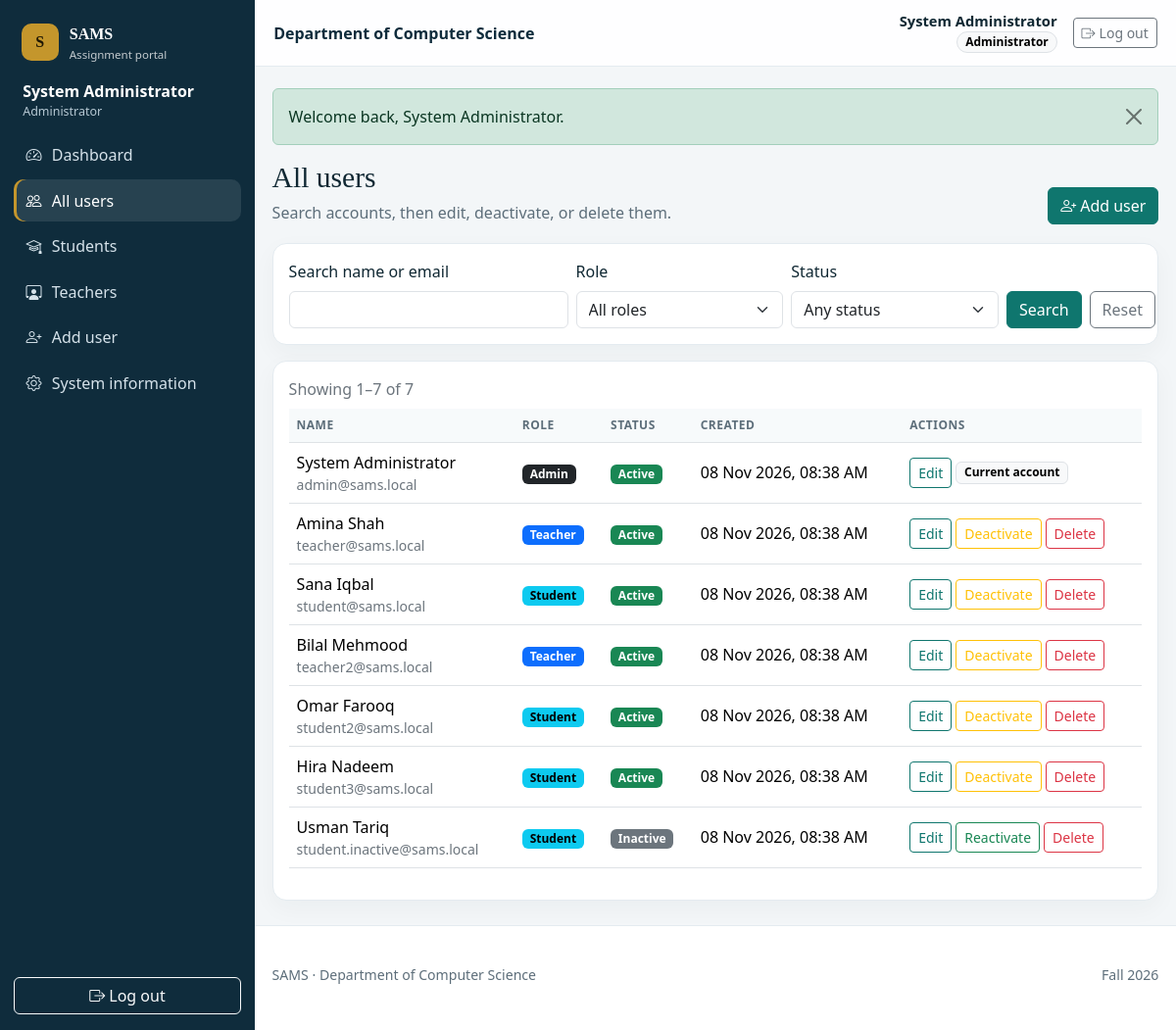
The page /admin/users.php (signed in) on the database its author committed.
### tables this page shows
CREATE TABLE users (
    id INT UNSIGNED NOT NULL AUTO_INCREMENT,
    name VARCHAR(100) NOT NULL,
    email VARCHAR(150) NOT NULL,
    password VARCHAR(255) NOT NULL,
    role ENUM('admin', 'teacher', 'student') NOT NULL,
    status ENUM('active', 'inactive') NOT NULL DEFAULT 'active',
    created_at DATETIME NOT NULL DEFAULT CURRENT_TIMESTAMP,
    updated_at DATETIME NOT NULL DEFAULT CURRENT_TIMESTAMP ON UPDATE CURRENT_TIMESTAMP,
    PRIMARY KEY (id),
    UNIQUE KEY uq_users_email (email),
    KEY idx_users_role (role),
    KEY idx_users_status (status)
);

### admin/users.php (the view, shortened to what the rows shown need)
<?php
require_once __DIR__ . '/../includes/init.php';
require_role('admin');
$roleFilter = query_string('role', 20);
$where = ['1 = 1'];
$params = [];
$whereSql = implode(' AND ', $where);
$total = scalar('SELECT COUNT(*) FROM users WHERE ' . $whereSql, $params);
$perPage = 8;
[$page, $pages, $offset] = pager($total, query_int('page', 1), $perPage);
$users = fetch_all(
    'SELECT id, name, email, role, status, created_at FROM users WHERE ' . $whereSql
    . ' ORDER BY created_at DESC LIMIT ' . $perPage . ' OFFSET ' . $offset,
    $params
);
$activeAdmins = scalar("SELECT COUNT(*) FROM users WHERE role = 'admin' AND status = 'active'");
$actorId = (int) current_user()['id'];
require __DIR__ . '/../includes/header.php';
$heading = match ($roleFilter) {
    'student' => 'Students',
    'teacher' => 'Teachers',
    default => 'All users',
};
page_heading($heading, 'Search accounts, then edit, deactivate, or delete them.', '<a class="btn btn-primary" href="' . e(base_url('admin/add_user.php')) . '"><i class="bi bi-person-plus me-1"></i>Add user</a>');
?>
<section class="card-panel">
    <?php if ($users === []): ?>
        <div class="empty-state"><i class="bi bi-people"></i>No users match this search.</div>
    <?php else: ?>
        <div class="table-responsive">
            <table class="table align-middle">
                <thead>
                    <tr><th>Name</th><th>Role</th><th>Status</th><th>Created</th><th>Actions</th></tr>
                </thead>
                <tbody>
                <?php foreach ($users as $account): ?>
                    <?php
                    $id = (int) $account['id'];
                    $isSelf = $id === $actorId;
                    $onlyAdmin = $account['role'] === 'admin' && $account['status'] === 'active' && $activeAdmins <= 1;
                    ?>
                    <tr>
                        <td><div><?= e((string) $account['name']) ?></div><div class="small text-secondary break-all"><?= e((string) $account['email']) ?></div></td>
                        <td><?= role_badge((string) $account['role']) ?></td>
                        <td><?= status_badge((string) $account['status']) ?></td>
                        <td><?= e(format_dt((string) $account['created_at'])) ?></td>
                        <td>
                            <div class="d-flex flex-wrap gap-1">
                                <a class="btn btn-sm btn-outline-primary" href="<?= e(base_url('admin/edit_user.php?id=' . $id)) ?>">Edit</a>
                                <?php if ($isSelf): ?>
                                    <span class="badge text-bg-light border align-self-center">Current account</span>
                                <?php elseif ($onlyAdmin): ?>
                                    <span class="badge text-bg-light border align-self-center">Only administrator</span>
                                <?php else: ?>
                                    <?php if ($account['status'] === 'active'): ?>
                                        <button type="button" class="btn btn-sm btn-outline-warning js-confirm" data-url="<?= e(base_url('admin/delete_user.php')) ?>" data-field="user_id" data-id="<?= $id ?>" data-action="deactivate" data-title="Deactivate user" data-message="Deactivate <?= e((string) $account['name']) ?>? They will not be able to log in." data-confirm-label="Deactivate" data-confirm-class="btn-warning">Deactivate</button>
                                    <?php else: ?>
                                        <button type="button" class="btn btn-sm btn-outline-success js-confirm" data-url="<?= e(base_url('admin/delete_user.php')) ?>" data-field="user_id" data-id="<?= $id ?>" data-action="activate" data-title="Reactivate user" data-message="Allow <?= e((string) $account['name']) ?> to log in again?" data-confirm-label="Reactivate" data-confirm-class="btn-success">Reactivate</button>
                                    <?php endif; ?>
                                    <button type="button" class="btn btn-sm btn-outline-danger js-confirm" data-url="<?= e(base_url('admin/delete_user.php')) ?>" data-field="user_id" data-id="<?= $id ?>" data-action="delete" data-title="Delete user" data-message="Delete <?= e((string) $account['name']) ?> permanently? Accounts with assignments or submissions should be deactivated instead." data-confirm-label="Delete user" data-confirm-class="btn-danger">Delete</button>
                                <?php endif; ?>
                            </div>
                        </td>
                    </tr>
                <?php endforeach; ?>
                </tbody>
            </table>
        </div>
    <?php endif; ?>
</section>
<?php require __DIR__ . '/../includes/footer.php'; ?>

### includes/header.php (shortened to what the rows shown need)
<?php
require_once __DIR__ . '/navbar.php';
$activeNav = $activeNav ?? '';
$publicLayout = !empty($publicLayout);
$user = current_user();
$siteName = get_setting('site_name', APP_NAME);
$showRegister = registration_open();
?>
<!DOCTYPE html>
<html lang="en">
<head>
    <link rel="stylesheet" href="<?= e(base_url('assets/vendor/bootstrap/css/bootstrap.min.css')) ?>">
    <link rel="stylesheet" href="<?= e(base_url('assets/vendor/bootstrap-icons/bootstrap-icons.min.css')) ?>">
    <link rel="stylesheet" href="<?= e(base_url('assets/css/style.css')) ?>">
</head>
<?php if ($publicLayout): ?>
<body class="layout-public">
<a class="skip-link" href="#content">Skip to content</a>
<div class="public-wrap">
    <nav class="public-nav" aria-label="Public">
        <div class="container public-nav-inner">
            <a class="brand" href="<?= e(base_url('index.php')) ?>">
                <span class="brand-mark">S</span>
                <span><strong><?= e(APP_SHORT) ?></strong><small><?= e($siteName) ?></small></span>
            </a>
            <div class="d-flex gap-2">
                <?php if ($user !== null): ?>
                    <a class="btn btn-sm btn-outline-light" href="<?= e(base_url(dashboard_route())) ?>">Dashboard</a>
                    <?= logout_button('btn btn-sm btn-warning') ?>
                <?php else: ?>
                    <a class="btn btn-sm btn-outline-light" href="<?= e(base_url('auth/login.php')) ?>">Log in</a>
                    <?php if ($showRegister): ?>
                        <a class="btn btn-sm btn-warning" href="<?= e(base_url('auth/register.php')) ?>">Register</a>
                    <?php endif; ?>
                <?php endif; ?>
            </div>
        </div>
    </nav>
    <main id="content" class="container py-4 py-lg-5">
        <?php render_flash(); ?>
<?php else: ?>
<body class="layout-app" data-max-upload="<?= (int) MAX_UPLOAD_BYTES ?>">
<?php render_sidebar($activeNav); ?>
<div class="app-main">
    <header class="topbar">
        <div class="ms-auto d-flex align-items-center gap-3">
            <?php if ($user !== null): ?>
                <div class="text-end d-none d-sm-block">
                    <div class="user-name"><?= e((string) $user['name']) ?></div>
                    <span class="badge rounded-pill text-bg-light border"><?= e(role_label((string) $user['role'])) ?></span>
                </div>
            <?php endif; ?>
        </div>
    </header>
    <main id="content" class="content">
        <div class="container-fluid page-wrap">
<?php endif; ?>

### includes/navbar.php (shortened to what the rows shown need)
<?php
function render_sidebar(string $activeNav): void
{
    $user = current_user();
    echo '<aside class="sidebar d-none d-lg-flex">';
    if ($user !== null) {
        echo '<div class="sidebar-user"><div class="user-name">' . e((string) $user['name']) . '</div><div class="user-role">' . e(role_label((string) $user['role'])) . '</div></div>';
    }
    echo '</aside>';
}

### includes/functions.php (shortened to what the rows shown need)
<?php
function e(null|string|int|float $value): string
{
    return htmlspecialchars((string) $value, ENT_QUOTES | ENT_SUBSTITUTE, 'UTF-8');
}
function normalize_path(string $path): string
{
    $path = str_replace('\\', '/', $path);
    return rtrim($path, '/');
}
function base_url(string $path = ''): string
{
    static $base = null;
    if ($base === null) {
        $base = detect_base_path();
    }
    $path = ltrim($path, '/');
    return ($base === '' ? '' : $base) . '/' . $path;
}
function detect_base_path(): string
{
    $scriptName = str_replace('\\', '/', (string) ($_SERVER['SCRIPT_NAME'] ?? ''));
    $appRoot = realpath(APP_ROOT);
    $scriptFile = realpath((string) ($_SERVER['SCRIPT_FILENAME'] ?? ''));
    $appNorm = normalize_path($appRoot);
    $scriptNorm = normalize_path($scriptFile);
    $relative = substr($scriptNorm, strlen($appNorm));
    $scriptLower = strtolower($scriptName);
    $relativeLower = strtolower($relative);
    if (str_ends_with($scriptLower, $relativeLower)) {
        return rtrim(substr($scriptName, 0, strlen($scriptName) - strlen($relative)), '/');
    }
    return '/sams';
}
function query_int(string $key, int $default = 0): int
{
    $value = $_GET[$key] ?? null;
    if (!is_scalar($value) || preg_match('/^-?\d+$/', (string) $value) !== 1) {
        return $default;
    }
    return (int) $value;
}
function scalar(string $sql, array $params = []): int
{
    $statement = db()->prepare($sql);
    $statement->execute($params);
    return (int) $statement->fetchColumn();
}
function fetch_one(string $sql, array $params = []): ?array
{
    $statement = db()->prepare($sql);
    $statement->execute($params);
    $row = $statement->fetch();
    return $row === false ? null : $row;
}
function fetch_all(string $sql, array $params = []): array
{
    $statement = db()->prepare($sql);
    $statement->execute($params);
    return $statement->fetchAll();
}
function format_dt(?string $value): string
{
    $timestamp = strtotime($value);
    return date('d M Y, h:i A', $timestamp);
}
function role_badge(string $role): string
{
    $map = [
        'admin' => 'dark',
        'teacher' => 'primary',
        'student' => 'info',
    ];
    $class = $map[$role] ?? 'secondary';
    return '<span class="badge text-bg-' . e($class) . '">' . e(ucfirst($role)) . '</span>';
}
function status_badge(string $status): string
{
    if ($status === 'active') {
        return '<span class="badge text-bg-success">Active</span>';
    }
    return '<span class="badge text-bg-secondary">Inactive</span>';
}
function page_heading(string $title, string $subtitle = '', string $actions = ''): void
{
    echo '<div class="page-heading"><div><h1>' . e($title) . '</h1>';
    echo '</div>';
    echo '</div>';
}
function pager(int $total, int $requestedPage, int $perPage = 10): array
{
    $pages = max(1, (int) ceil($total / $perPage));
    $page = min(max(1, $requestedPage), $pages);
    $offset = ($page - 1) * $perPage;
    return [$page, $pages, $offset];
}

### rows shown on the page
users: name "System Administrator", role "Administrator", email "admin@sams.local", role "Admin", status "Active", created_at "08 Nov 2026, 08:38 AM", shows "Current account"
users: name "Amina Shah", email "teacher@sams.local", role "Teacher", status "Active", created_at "08 Nov 2026, 08:38 AM"
users: name "Sana Iqbal", email "student@sams.local", role "Student", status "Active", created_at "08 Nov 2026, 08:38 AM"
users: name "Bilal Mehmood", email "teacher2@sams.local", role "Teacher", status "Active", created_at "08 Nov 2026, 08:38 AM"
users: name "Omar Farooq", email "student2@sams.local", role "Student", status "Active", created_at "08 Nov 2026, 08:38 AM"
users: name "Hira Nadeem", email "student3@sams.local", role "Student", status "Active", created_at "08 Nov 2026, 08:38 AM"
users: name "Usman Tariq", email "student.inactive@sams.local", role "Student", created_at "08 Nov 2026, 08:38 AM"

### other values the page prints
APP_SHORT "SAMS"
$label "Dashboard"
$label "All users"
$label "Students"
$label "Teachers"
$label "Add user"
$label "System information"
$institution !== '' ? $institution : $siteName "Department of Computer Science"
$flash['message'] "Welcome back, System Administrator."
$title "All users"
$subtitle "Search accounts, then edit, deactivate, or delete them."
$actions "Add user"
showing_range($page, $perPage, $total) "Showing 1–7 of 7"
$footerInstitution "Department of Computer Science"
$footerYear "Fall 2026"
